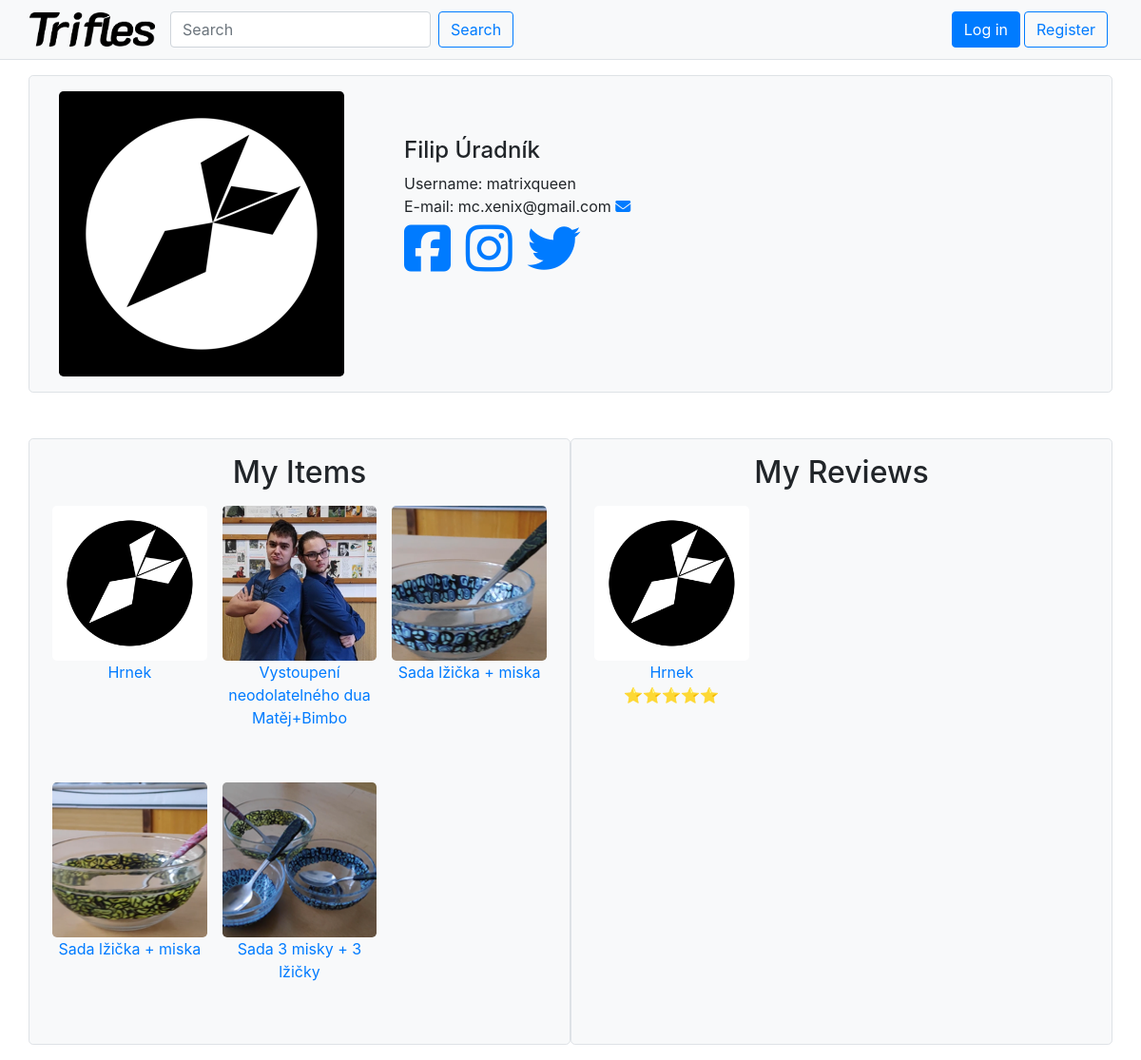
The page /account/profile/matrixqueen/ on the database its author committed.
### accounts/models.py (models this page shows, shortened)
class Profile(models.Model):
  user = models.OneToOneField(User, on_delete=models.CASCADE)
  profile_pic = models.ImageField(
    default="accounts/profile_pics/def.png", upload_to="accounts/profile_pics",
    blank=True,
    )
  cart = models.ManyToManyField(Item, through='Stack')
  profile_private = models.BooleanField(default=False)
  full_name_private = models.BooleanField(default=False)
  reviews_list_private = models.BooleanField(default=False)
  email_private = models.BooleanField(default=False)
  twitter = models.CharField(max_length=100, blank=True)
  instagram = models.CharField(max_length=100, blank=True)
  facebook = models.CharField(max_length=100, blank=True)

### shop/models.py (models this page shows, shortened)
class Item(models.Model):
  author = models.ForeignKey(User, on_delete=models.CASCADE, null=True)
  price = models.fields.FloatField(validators=[MinValueValidator(1.0),])
  name = models.fields.CharField(max_length=60)
  created_at = models.DateTimeField(auto_now_add=True)
  id = models.UUIDField(
         primary_key = True,
         default = uuid.uuid4,
         editable = False)
  description = models.fields.TextField(blank=True, max_length=1000)
  image = models.ImageField(
    default="shop/item_imgs/def.png",
    upload_to="shop/item_imgs",
    blank=True
    )

class Review(models.Model):
  NUM_STARS = [
    (1, '1 star'),
    (2, '2 stars'),
    (3, '3 stars'),
    (4, '4 stars'),
    (5, '5 stars'),
  ]
  author = models.ForeignKey(User, on_delete=models.CASCADE)
  item = models.ForeignKey(Item, on_delete=models.CASCADE)
  stars = models.fields.IntegerField(choices=NUM_STARS, default=5)
  text = models.fields.TextField(null=True)
  created_at = models.DateTimeField(auto_now_add=True)
  id = models.UUIDField(
         primary_key = True,
         default = uuid.uuid4,
         editable = False)
  @property
  def stars_rendered(self):
    r = ""
    for _ in range(self.stars):r += '&#11088;'
    return r

### accounts/views.py (the view, shortened to what this page needs)
# urls.py: path('profile/<str:username>/', views.show_profile, name="profile"),
def show_profile(request, username=None):
  if request.user.is_authenticated and username == request.user.username:
    usr = request.user
  else:
    try:usr = User.objects.get(username=username)
    except:
      messages.error(request, _('Profile not found'))
      return redirect('index')
  if usr != request.user and usr.profile.profile_private == True:
    messages.error(request, _('Cannot show a private profile'))
    return redirect('index')
  reviews = usr.review_set.all().order_by('-created_at')
  items = usr.item_set.all().order_by('-created_at')
  context = {'usr': usr,'items':items, 'reviews':reviews}
  return render(request, 'registration/profile.html', context=context)

### accounts/templates/registration/profile.html (shortened to what this page needs)
{% extends "base.html" %}
{% load i18n %}
{% block content %}
<div class="container">
  <div class="row border rounded-lg p-3 bg-light">
    <div class="col-auto text-right">
      <img src="{{usr.profile.profile_pic.url}}" class="rounded-lg">
    </div>
    <div class="col-md p-5 text-left">
      {% if usr.profile.full_name_private %}
        <h4>{{usr.username}}</h4>
      {% else %}
        <h4>{{usr.first_name}} {{usr.last_name}}</h4>
        {% trans "Username" %}: {{usr.username}} <br />
      {% endif %}
      {% if not usr.profile.email_private %}
      {% trans "E-mail" %}: {{usr.email}} <a href="mailto:{{ usr.email }}"><i class="fa fa-envelope" aria-hidden="true"></i></a><br />
      {% endif %}
      <div class="display-4">
      {% if usr.profile.facebook %}<a href="https://facebook.com/{{ usr.profile.facebook }}"><i class="fa fa-facebook-square" aria-hidden="true"></i></a>
      {% endif %}
      {% if usr.profile.instagram %}<a href="https://instagram.com/{{ usr.profile.instagram }}"><i class="fa fa-instagram" aria-hidden="true"></i></a>
      {% endif %}
      {% if usr.profile.twitter %}<a href="https://twitter.com/{{ usr.profile.twitter }}"><i class="fa fa-twitter" aria-hidden="true"></i></a>
      {% endif %}
      </div>
      <br />
    </div>
  </div>
</div>
<div class="container pt-5">
  <div class="row">
    {% if items|length > 0 %}
    <div class="col border rounded-lg p-3 bg-light">
      <h2>{% trans "My Items" %}</h2>
      <div class="container">
        <div class="row">
          {% for item in items %}
          <div class="col-4 p-2">
          <a href="{% url 'view_item' item=item.id %}">
          <img src="{{item.image.url}}" class="img-fluid rounded-lg">
          <p>{{item.name}}<br />
          </a> <br/>
          </div>
          {% endfor %}
        </div>
      </div>
    </div>
    {% endif %}
    {% if reviews|length > 0 and not usr.profile.reviews_list_private%}
        <div class="col border rounded-lg p-3 bg-light">
          <h2>{% trans "My Reviews" %}</h2>
          <div class="container">
            <div class="row">
              {% for review in reviews %}
              <div class="col-4 p-2">
              <a href="{% url 'view_item' item=review.item.id %}">
              <img src="{{review.item.image.url}}" class="img-fluid rounded-lg">
              <p>{{review.item.name}}<br />
              {{review.stars_rendered|safe}}
              </a> <br/>
          </div>
          {% endfor %}
        </div>
      </div>
    </div>
      {% endif %}
  </div>
</div>
{% endblock %}

### rows shown on the page
Item: image (picture), name "Hrnek"
Item: image (picture), name "Vystoupení neodolatelného dua Matěj+Bimbo"
Item: image (picture), name "Sada lžička + miska"
Item: image (picture), name "Sada lžička + miska"
Item: image (picture), name "Sada 3 misky + 3 lžičky"
Review: item.image (picture), item.name "Hrnek", stars_rendered "⭐⭐⭐⭐⭐"

### other values the page prints
{{ usr.first_name }} "Filip"
{{ usr.last_name }} "Úradník"
{{ usr.username }} "matrixqueen"
{{ usr.email }} "mc.xenix@gmail.com"
